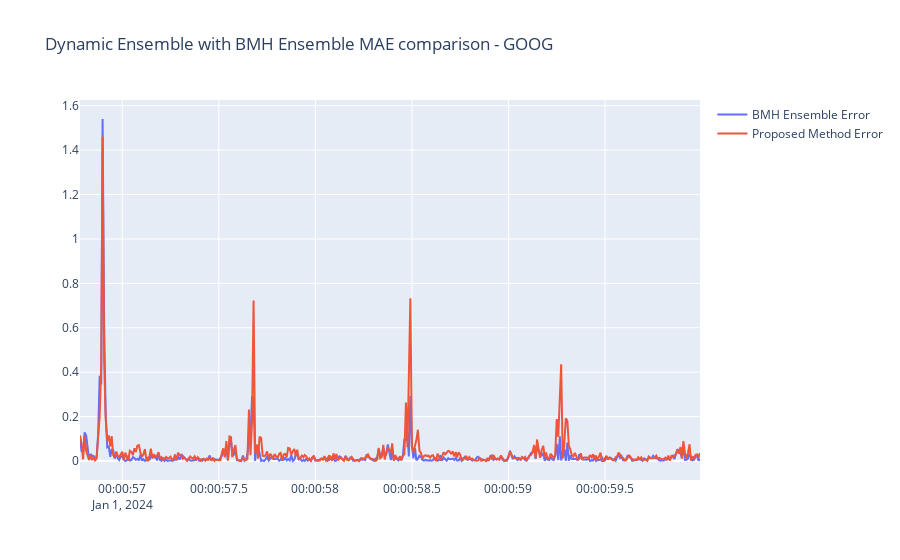

The notebook cell saved with this chart:
### Code cell
fig = go.Figure()
fig.update_layout(title="Dynamic Ensemble with BMH Ensemble MAE comparison - GOOG")
fig.add_trace(go.Scatter(x=df_test['ds'], y = bmh_errors, mode='lines', name='BMH Ensemble Error'))
fig.add_trace(go.Scatter(x=df_test['ds'], y=de_error, mode='lines', name='Proposed Method Error'))
fig.show()

### Figure 1 — Plotly figure (JSON) as saved in the notebook; plotly's stock layout.template omitted (floating-point values rounded to 4 significant figures; data arrays with more than 128 entries replaced by an {"elided": "..."} marker saying what was removed)
{"data": [{"mode": "lines", "name": "BMH Ensemble Error", "type": "scatter", "x": {"elided": "412 str values"}, "y": {"elided": "412 float values"}}, {"mode": "lines", "name": "Proposed Method Error", "type": "scatter", "x": {"elided": "412 str values"}, "y": {"elided": "412 float values"}}], "layout": {"title": {"text": "Dynamic Ensemble with BMH Ensemble MAE comparison - GOOG"}}}
